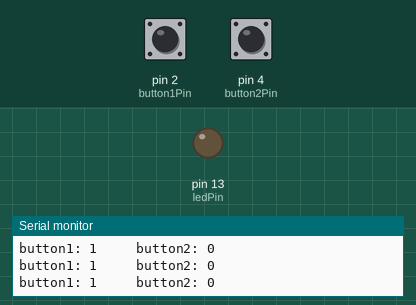
Simulated run of this sketch. Board: Arduino Uno, built with avr-gcc and run on an emulated ATmega328P. Shown: output pins drawn as LEDs (lit = HIGH), the last lines printed to the serial monitor. The inputs (shaded band) are chosen by the test bench; at power-on: pin 2 (button1Pin) HIGH, pin 4 (button2Pin) LOW.

Above: at 1.2 s.
1.3 s: pin 2 (button1Pin) pulled LOW for 0.15 s
At 1.41 s:
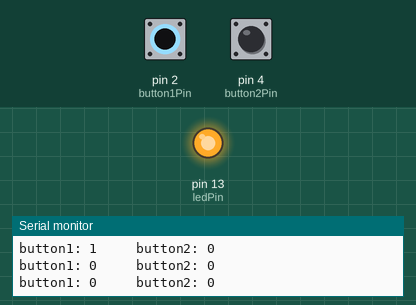
2.9 s: pin 2 (button1Pin) pulled LOW for 3.2 s
At 7.3 s:
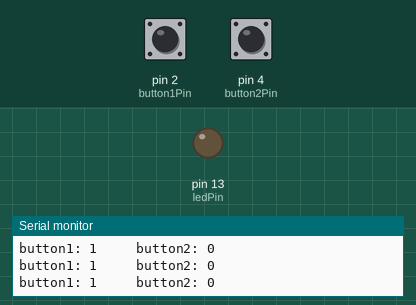
Timing chart, 0 to 8.8 s (numbered marks = the images above; inputs shaded):
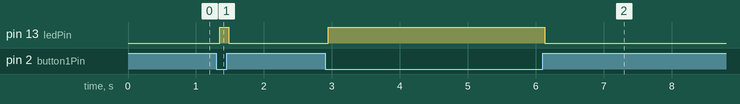

The sketch:

simultaneous_button_press.ino
```cpp
//Detects two buttons are pushed. Implemented chattering measures.

//Pull UP
const int buttonON = LOW;
const int buttonOFF = HIGH;

const int button1Pin = 2;
const int button2Pin = 4;

int button1State = 0;
int button2State = 0;

const int ledPin = 13;

void setup() {
  Serial.begin(9600);

  pinMode(button1Pin, INPUT);
  pinMode(button2Pin, INPUT);
  pinMode(ledPin, OUTPUT);
}

void loop(){

  //read the state of the button1 value
  button1State = digitalRead(button1Pin);
  //read the state of the button2 value
  button2State = digitalRead(button2Pin);

  //display on serial monitor
  Serial.print("button1: ");
  Serial.print(button1State);
  Serial.print("     ");
  Serial.print("button2: ");
  Serial.print(button2State);
  Serial.print("\n");

  //pushing button1 and not pushing button2
  if(button1State == buttonON && button2State == buttonOFF){
    //Chattering measures
    delay(10);  //10ms -> 0.010s

    if(button1State == buttonON && button2State == buttonOFF){
      digitalWrite(ledPin, LOW);
    }

  //not pushing button1 and pushing button2
  }else if(button1State == buttonOFF && button2State == buttonON){
    //Chattering measures
    delay(10);  //10ms -> 0.010s

    if(button1State == buttonOFF && button2State == buttonON){
      digitalWrite(ledPin, LOW);
    }

  //pushing button1 and pushing button2 ///////////////////////////////////////////////////
  }else if(button1State == buttonON && button2State == buttonON){
    //Chattering measures and Simultaneous pushing measures
    delay(10);  //10ms -> 0.010s

    if(button1State == buttonON && button2State == buttonON){
      digitalWrite(ledPin, HIGH);
    }

  //not pushing button1 and not pushing button2
  }else{
    digitalWrite(ledPin, LOW);
  }

}
```

Measured:
- after the input at 1.3 s, pin 13 (ledPin): LOW → HIGH after 0.05 s, → LOW 0.14 s later
- after the input at 2.9 s, pin 13 (ledPin): LOW → HIGH at once, → LOW 3.2 s later
